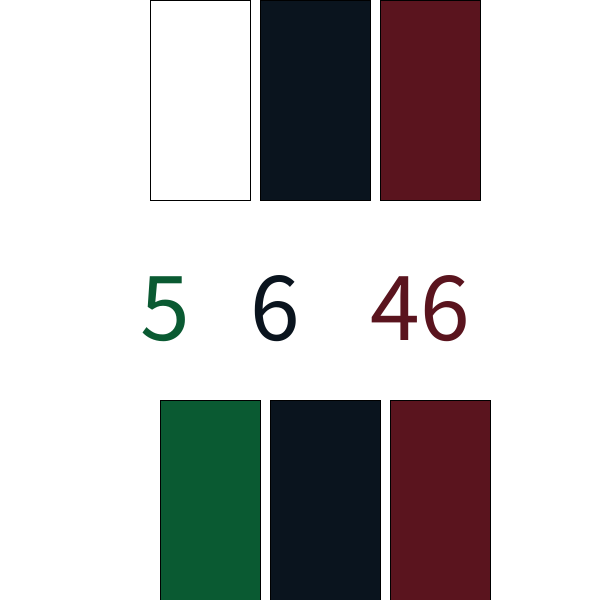
Frame 1 (no input)
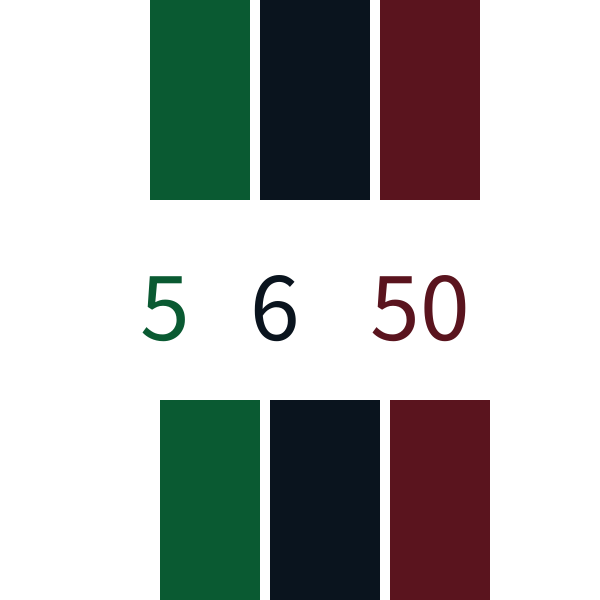
Frame 60 (the mouse pressed at the canvas centre just before this capture)
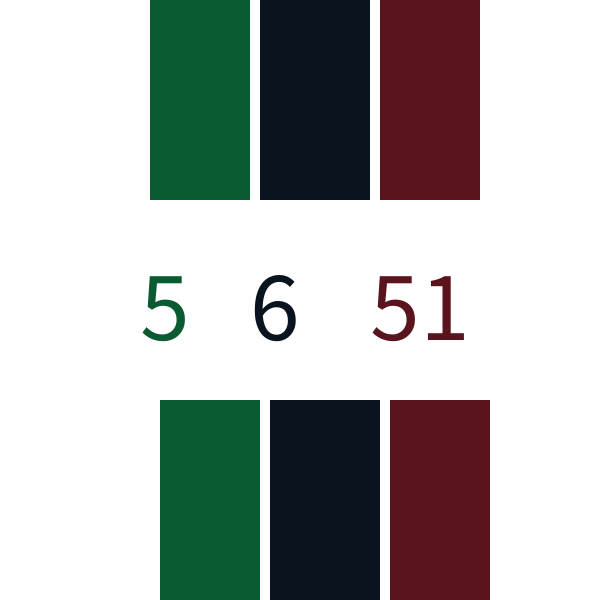
Frame 120 (the mouse held since frame 60 and released just before this capture)

The Processing sketch that drew these frames (run headless with seeded random() and noise(); from frame 60 on, the mouse is pressed at the canvas centre):

// Processing sketch: processing_169594
// ── processing_169594.pde

void setup()
{
  size(600, 600);
}

void draw() {


  background(255);

  rect(150, 0, 100, 200);
  fill(90, 20, 30);

  rect(390, 400, 100, 200);
  fill(90, 20, 30);

  rect (380, 0, 100, 200);
  fill(10, 20, 30);

  rect(270, 400, 110, 200);
  rect(260, 0, 110, 200);
  fill(10, 90, 50);
  rect(160, 400, 100, 200);
  {

    int sec= second()*1;
    fill(90, 20, 30);
    noStroke();

    textSize(100);
    text(sec, 370, 340);


    int min= minute()*1;


    fill(10, 20, 30);

    textSize(100);
    text(min, 250, 340);  

    int h= hour()*1;
    fill(10, 90, 50);
    noStroke();

    textSize(100);
    text(h, 140, 340);
  }
}
